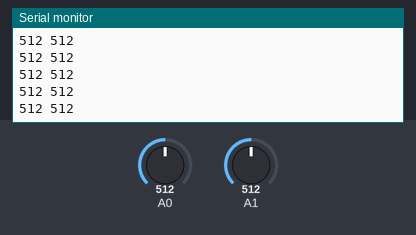
Bench run of a sketch on a simulated Arduino Uno, built with avr-gcc and run on an emulated ATmega328P. On the bench: the last lines printed to the serial monitor. The inputs (shaded band) are chosen by the test bench; at power-on: A0 = 512, A1 = 512.

Above: at 1.2 s.
1.3 s: A0 set to 716
At 1.9 s:
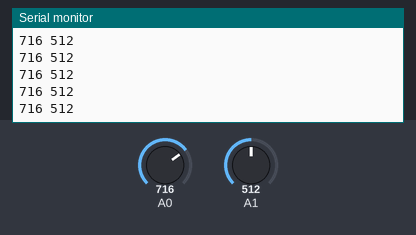
4.3 s: A1 set to 716
At 5.4 s:
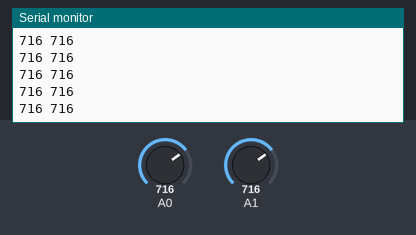
5.8 s: A0 set to 900
At 6.6 s:
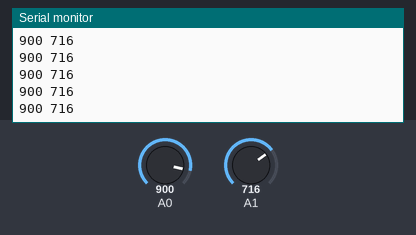
7.3 s: A1 set to 900
At 8.2 s:
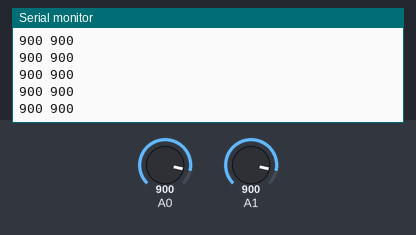
Timing chart, 0 to 9.8 s (numbered marks = the images above; inputs shaded):
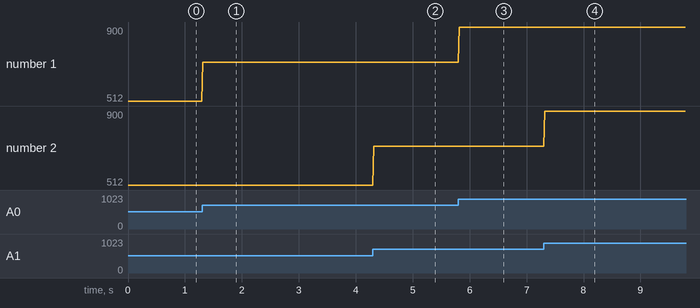

The sketch:

tron.ino
```cpp
void setup() {
  // put your setup code here, to run once:
  Serial.begin(9600);
}

void loop() {
  // put your main code here, to run repeatedly:
  int mesureX = analogRead(A0);
  int mesureY = analogRead(A1);
  Serial.print(mesureX);
  Serial.print(" ");
  Serial.println(mesureY);
  delay(20);
}
```

Measured:
- after the input at 1.3 s, the serial monitor: prints a new line at once (image 1)
- after the input at 4.3 s, the serial monitor: prints a new line at once (image 2)
- after the input at 5.8 s, the serial monitor: prints a new line at once (image 3)
- after the input at 7.3 s, the serial monitor: prints a new line at once (image 4)
- plotted number 1: 512 → 716 after the input at 1.3 s, 716 → 900 after the input at 5.8 s
